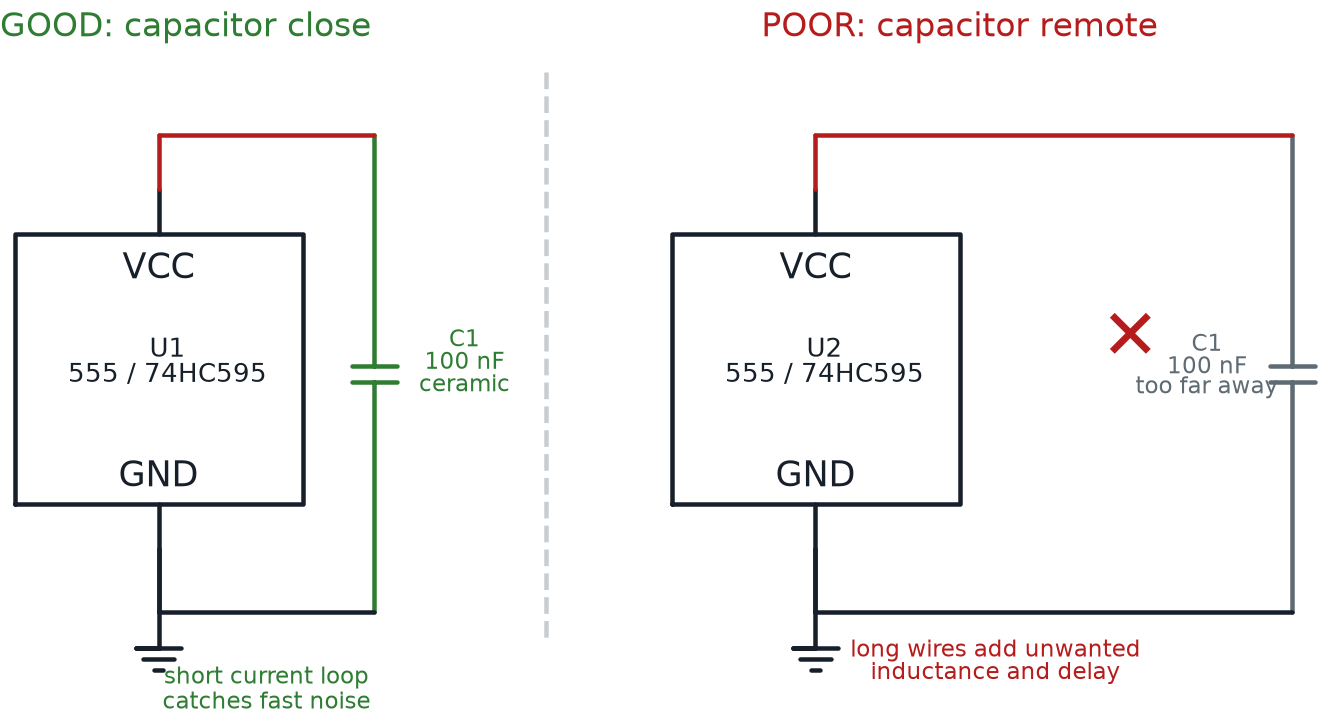

Write Python code to recreate this figure.
#!/usr/bin/env python3
"""Render correct and poor IC bypass-capacitor placement.

Prompt:
    Compare a 100 nF ceramic bypass capacitor placed directly beside an IC's
    VCC and GND pins with the same capacitor placed remotely on long wires.
    Mark the close, short-loop arrangement as correct and the long-loop remote
    arrangement with a red X. Label VCC, GND, C1, loop length, and the reason
    close placement catches fast supply noise. Keep all routes orthogonal and
    avoid labels over symbols.

Topology: Each panel connects C1=100nF from the IC VCC net to its GND net.
Only physical placement and conductor length differ.
Assumptions: The generic IC represents a 555 or 74HC595 and uses a 5 V supply.
"""

from pathlib import Path
import sys

sys.path.insert(0, str(Path(__file__).resolve().parents[3]))
import schemdraw.elements as elm
from docs.schematic_utils import (
    GREEN,
    GRAY,
    INK,
    RED,
    drawing,
    ground,
    save_cli,
    text,
    wire,
)


def make_ic(d, at, label):
    pins = [
        elm.IcPin(name="VCC", side="T", pos=0.5, anchorname="vcc"),
        elm.IcPin(name="GND", side="B", pos=0.5, anchorname="gnd"),
    ]
    return d.add(
        elm.Ic(size=(3.2, 3.0), pins=pins).right().at(at).label(label).color(INK)
    )


def build_drawing():
    d = drawing()
    good = make_ic(d, (1.8, 2.2), "U1\n555 / 74HC595")
    text(d, "GOOD: capacitor close", (3.6, 7.4), color=GREEN, fontsize=13)
    wire(d, good.vcc, (good.vcc[0], 6.3), color=RED)
    wire(d, good.gnd, (good.gnd[0], 1.0))
    cap1 = d.add(elm.Capacitor().down().at((5.8, 6.3)).to((5.8, 1.0)).color(GREEN))
    wire(d, (good.vcc[0], 6.3), cap1.start, color=RED)
    wire(d, good.gnd, (good.gnd[0], 1.0))
    wire(d, (good.gnd[0], 1.0), cap1.end)
    ground(d, (good.gnd[0], 1.0))
    text(d, "C1\n100 nF\nceramic", (6.7, 3.7), color=GREEN, fontsize=9)
    text(
        d,
        "short current loop\ncatches fast noise",
        (4.5, 0.05),
        color=GREEN,
        fontsize=9,
    )

    bad = make_ic(d, (9.1, 2.2), "U2\n555 / 74HC595")
    text(d, "POOR: capacitor remote", (12.2, 7.4), color=RED, fontsize=13)
    wire(d, bad.vcc, (bad.vcc[0], 6.3), color=RED)
    wire(d, bad.gnd, (bad.gnd[0], 1.0))
    cap2 = d.add(elm.Capacitor().down().at((16.0, 6.3)).to((16.0, 1.0)).color(GRAY))
    wire(d, (bad.vcc[0], 6.3), cap2.start, color=RED)
    wire(d, bad.gnd, (bad.gnd[0], 1.0))
    wire(d, (bad.gnd[0], 1.0), cap2.end)
    ground(d, (bad.gnd[0], 1.0))
    text(d, "C1\n100 nF\ntoo far away", (14.95, 3.65), color=GRAY, fontsize=9)
    text(d, "✕", (14.1, 4.0), color=RED, fontsize=28)
    text(
        d,
        "long wires add unwanted\ninductance and delay",
        (12.6, 0.35),
        color=RED,
        fontsize=9,
    )
    wire(d, (7.7, 7.0), (7.7, 0.7), color="#c8cdd1", ls="--")
    return d


if __name__ == "__main__":
    save_cli(build_drawing, __doc__)
